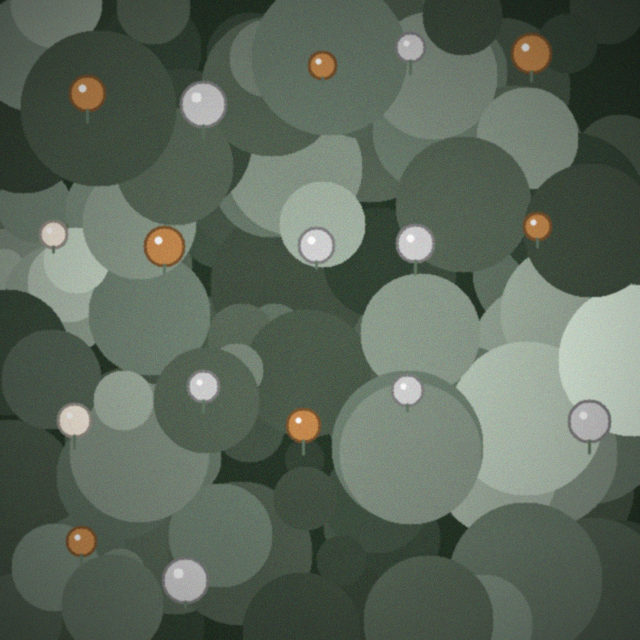
#> input picture data/images/test_synthetic/trichome_amber_peak_640px.png, 640 x 640 px
$ python -i image_utils.py   (imports and definitions only)
#> lines starting #> are read from the running program, lines starting #| are printed output that depends on the picture
"""
shared.utils.image_utils — Image I/O and manipulation utilities.

Centralized image loading/saving for consistent behavior across the codebase.
All images are loaded as NumPy uint8 RGB arrays (H, W, 3) internally.
OpenCV BGR ↔ RGB conversion is handled here — callers should never deal with
channel order.

Performance notes for RTX 4060 / i5-13400F:
- Use imageio for TIFF (handles 16-bit scientific images correctly)
- Use cv2 for resizing (faster than PIL for large images)
- Avoid loading full 4K images into RAM if only thumbnails are needed
"""

from __future__ import annotations

import hashlib
from pathlib import Path
from typing import Literal

import cv2
import imageio.v3 as iio
import numpy as np
from numpy.typing import NDArray

# Supported image formats
SUPPORTED_EXTENSIONS = {
    ".tif", ".tiff",   # Preferred for scientific microscopy
    ".png",
    ".jpg", ".jpeg",
    ".bmp",
    ".webp",
}


# [238 lines left out: functions load_image, save_image, resize_image, pad_to_square, crop_region, compute_image_hash and 1 more, not called in this run]


def apply_clahe(
    image: NDArray[np.uint8],
    clip_limit: float = 2.0,
    tile_grid_size: tuple[int, int] = (8, 8),
) -> NDArray[np.uint8]:
    """
    Apply CLAHE (Contrast Limited Adaptive Histogram Equalization).

    Applied to the L channel in LAB color space to improve contrast
    without affecting color balance. Essential for low-contrast microscopy images.

    Parameters tuned for trichome microscopy:
    - clip_limit=2.0: Moderate clipping (prevents over-amplification of noise)
    - tile_grid_size=(8,8): Good for 1920×1080 images

    Reference:
        Zuiderveld, K. (1994). "Contrast limited adaptive histogram equalization."
        Graphics Gems IV, Academic Press.
    """
#> called with clip_limit = 2, tile_grid_size = (8, 8)
    lab = cv2.cvtColor(image, cv2.COLOR_RGB2LAB)
#> lab: shape (640, 640, 3); mean of channels 0, 1, 2 107.3, 120.8, 134.1
    l_ch, a_ch, b_ch = cv2.split(lab)
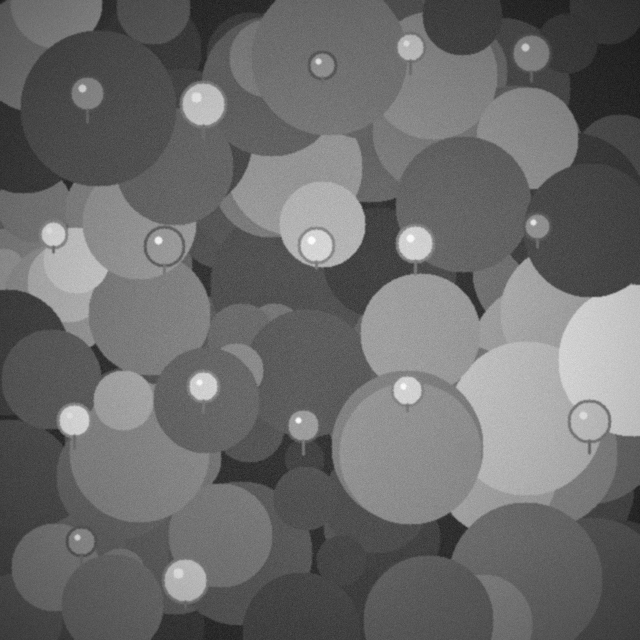
#> l_ch: shape (640, 640); min 24, max 252, mean 107.3
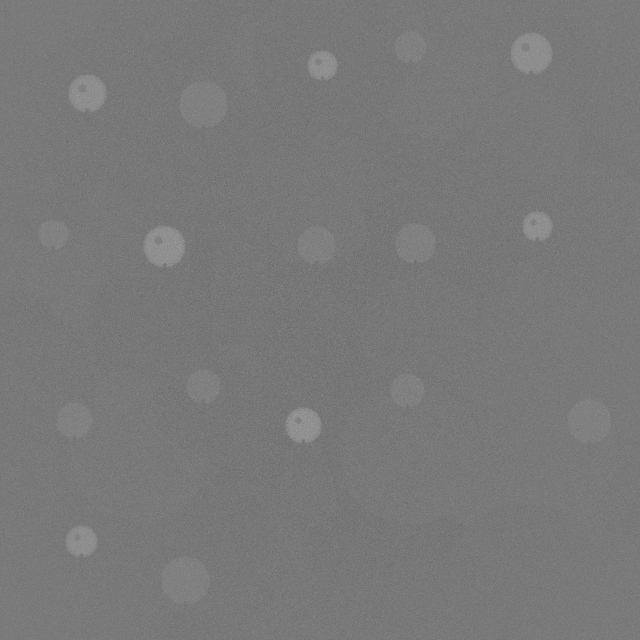
#> a_ch: shape (640, 640); min 105, max 156, mean 120.8
    clahe = cv2.createCLAHE(clipLimit=clip_limit, tileGridSize=tile_grid_size)
    l_enhanced = clahe.apply(l_ch)
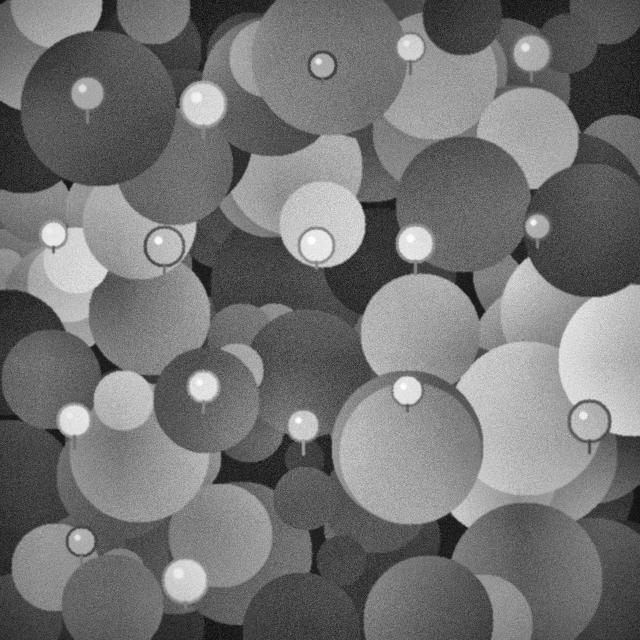
#> l_enhanced: shape (640, 640); min 12, max 253, mean 116.1
    enhanced_lab = cv2.merge([l_enhanced, a_ch, b_ch])
#> enhanced_lab: shape (640, 640, 3); mean of channels 0, 1, 2 116.1, 120.8, 134.1
    return cv2.cvtColor(enhanced_lab, cv2.COLOR_LAB2RGB)
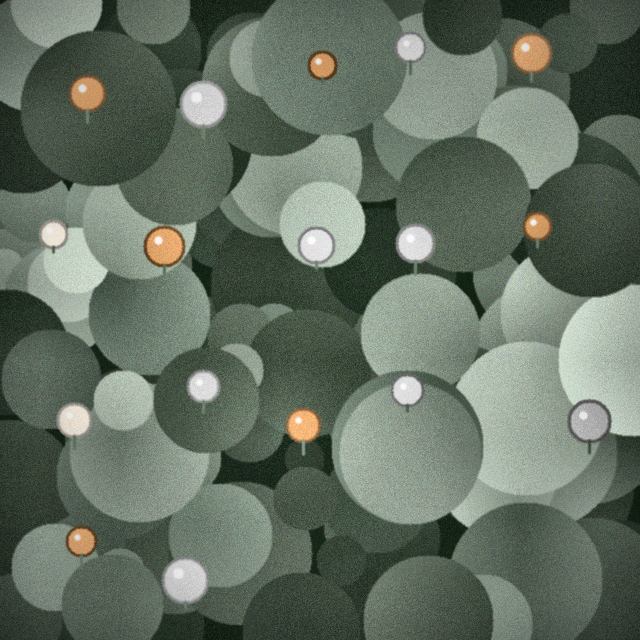
#> returned value: shape (640, 640, 3); mean R, G, B 100.7, 112.6, 99.1


# [25 lines left out: function compute_image_stats, not called in this run]

>>> import cv2
>>> picture = cv2.cvtColor(cv2.imread('../../data/images/test_synthetic/trichome_amber_peak_640px.png'), cv2.COLOR_BGR2RGB)
>>> result = apply_clahe(picture)

$ run again, on data/images/test_synthetic/trichome_clear_dominant_960px.png
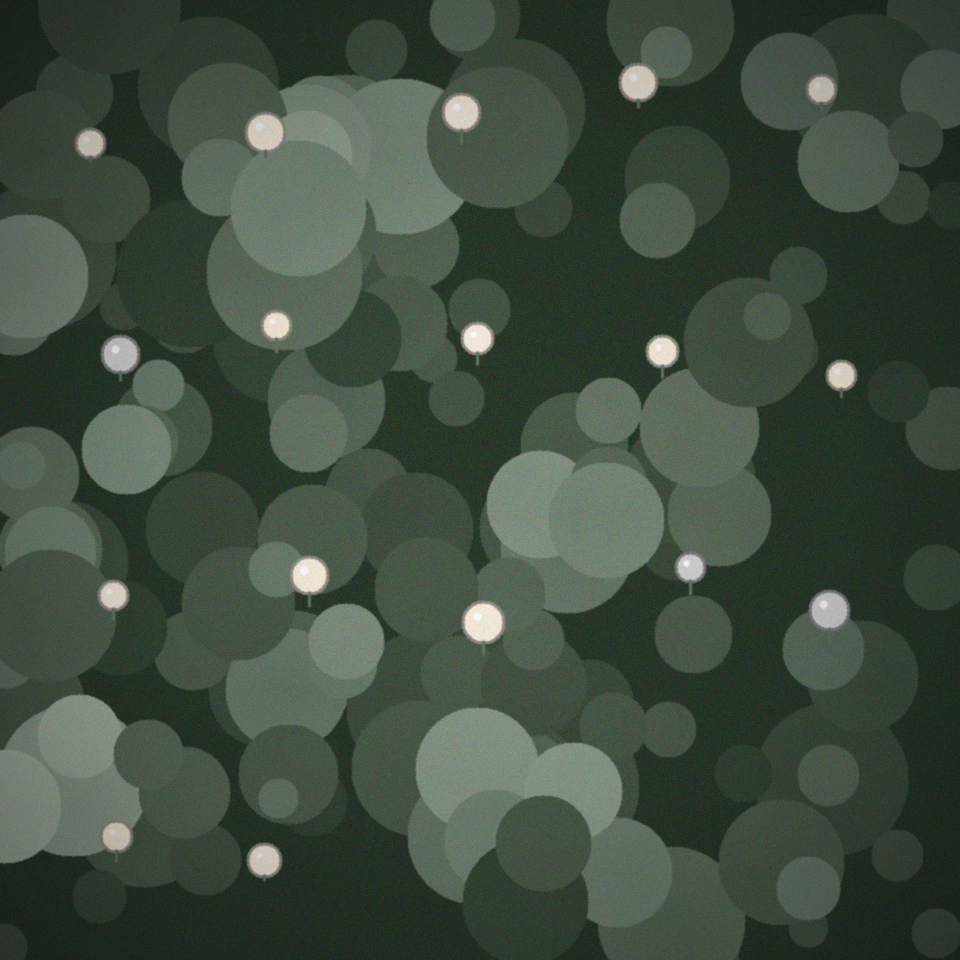
#> input picture data/images/test_synthetic/trichome_clear_dominant_960px.png, 960 x 960 px
#> lab: shape (960, 960, 3); mean of channels 0, 1, 2 78.8, 120, 134
#> in apply_clahe, `l_ch, a_ch, b_ch = cv2.split(lab)`:
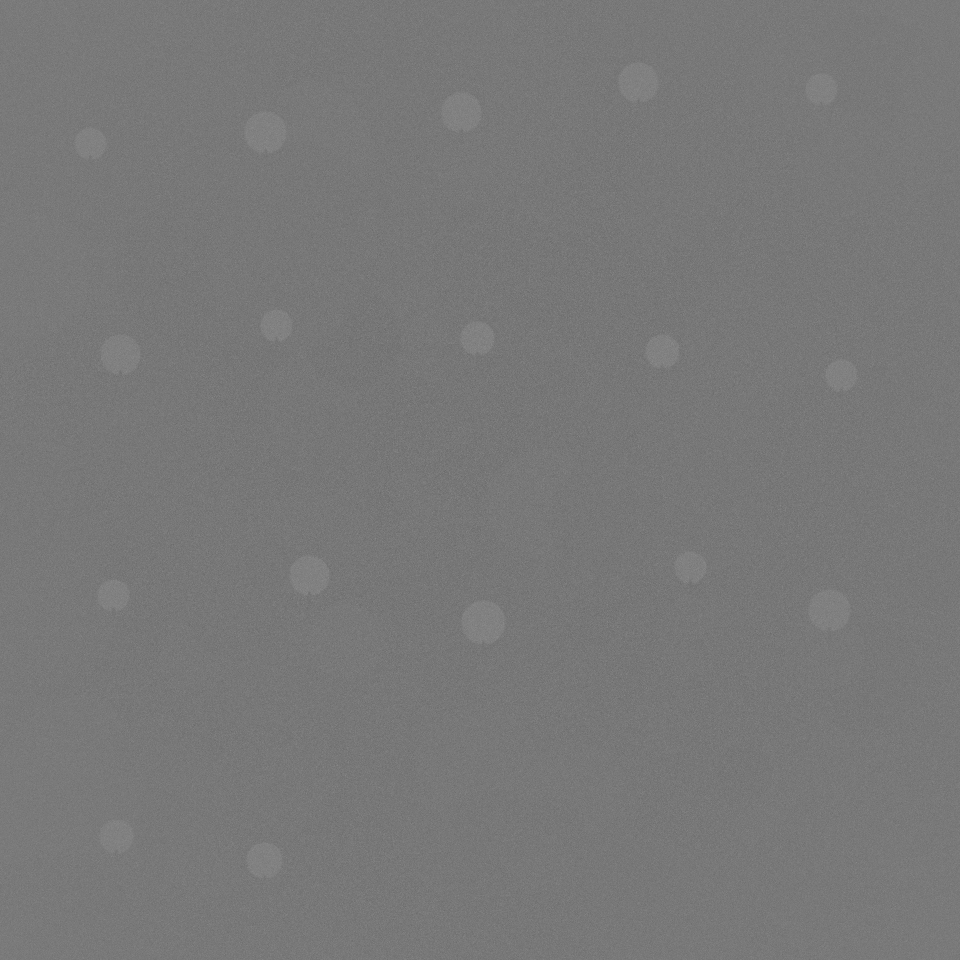
#> a_ch: shape (960, 960); min 104, max 140, mean 120
#> enhanced_lab: shape (960, 960, 3); mean of channels 0, 1, 2 97.2, 120, 134
#> in apply_clahe, `return cv2.cvtColor(enhanced_lab, cv2.COLOR_LAB2RGB)`:
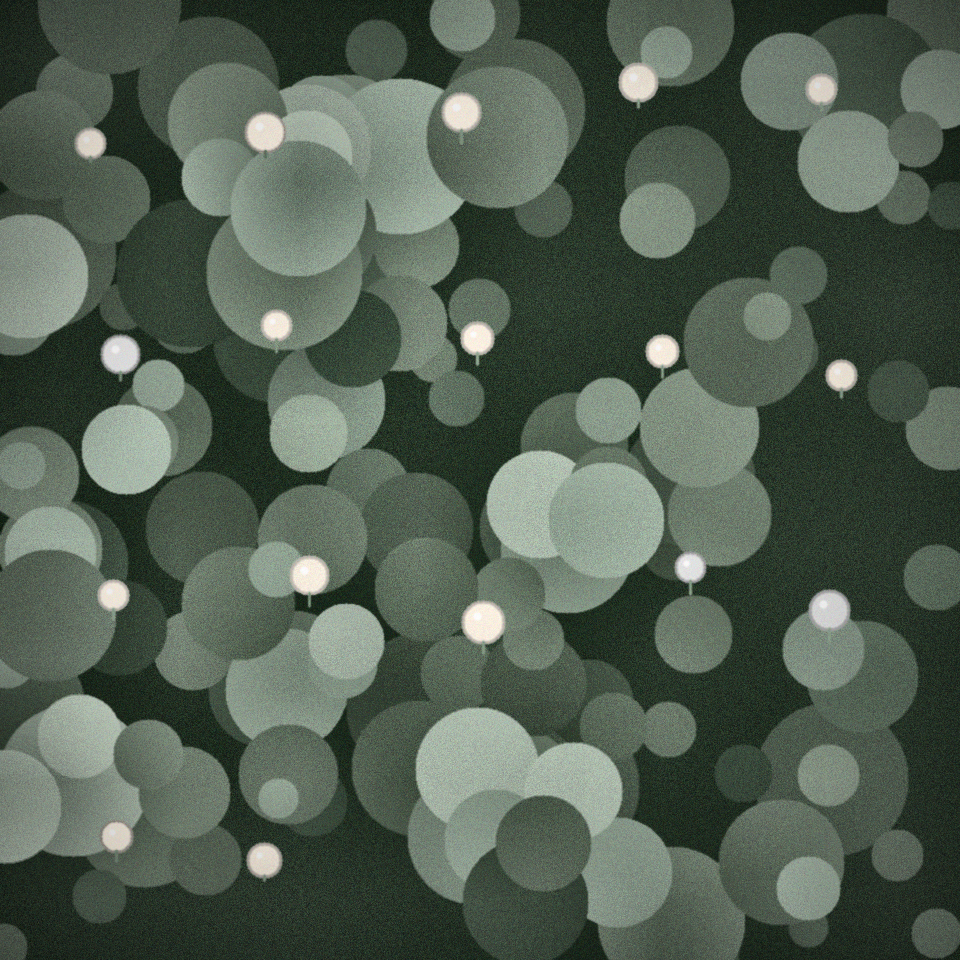
#> returned value: shape (960, 960, 3); mean R, G, B 81.7, 95, 81.7

$ run again, on data/images/test_synthetic/trichome_cloudy_dominant_960px.png
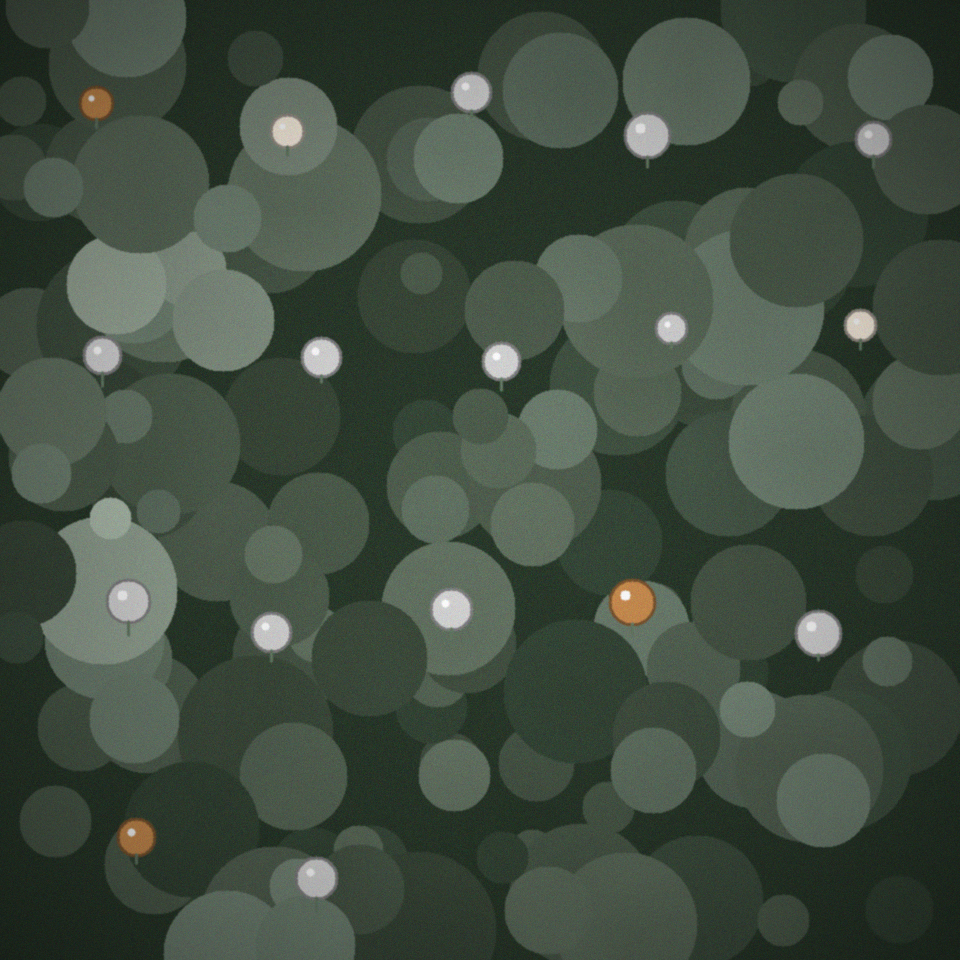
#> input picture data/images/test_synthetic/trichome_cloudy_dominant_960px.png, 960 x 960 px
#> lab: shape (960, 960, 3); mean of channels 0, 1, 2 79.5, 120.1, 134
#> in apply_clahe, `l_ch, a_ch, b_ch = cv2.split(lab)`:
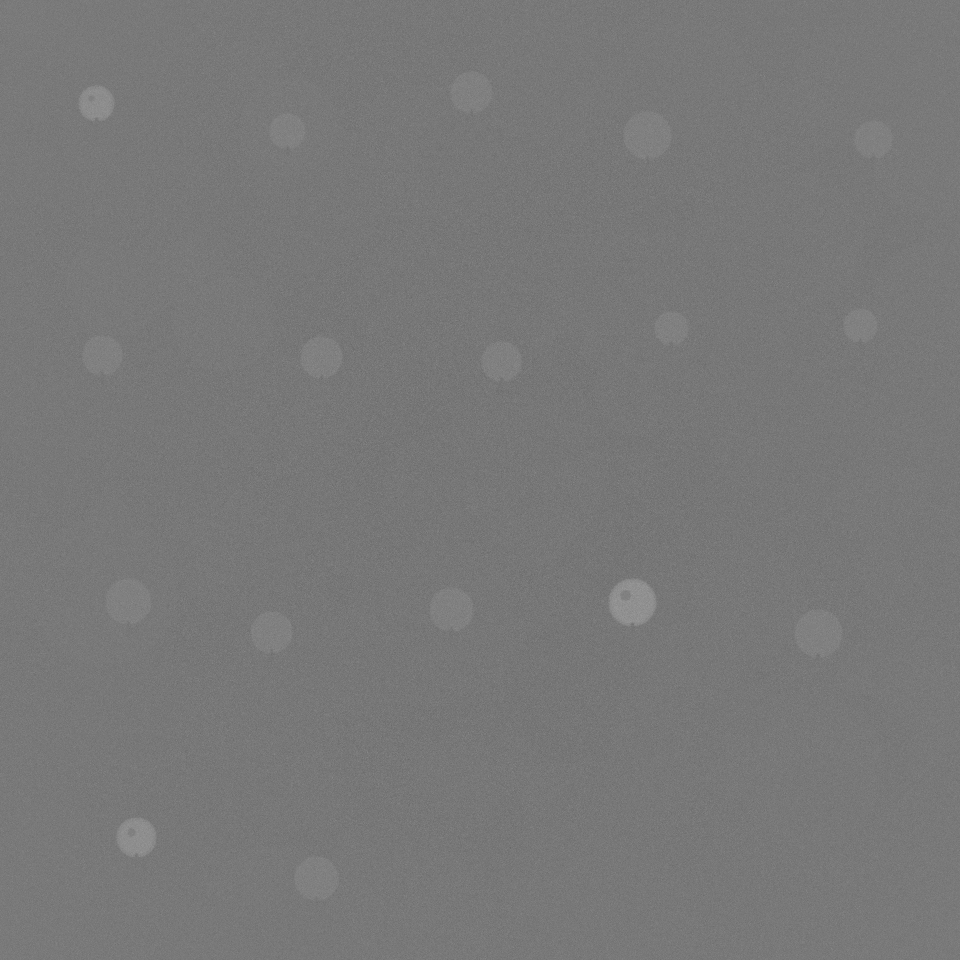
#> a_ch: shape (960, 960); min 103, max 155, mean 120.1
#> enhanced_lab: shape (960, 960, 3); mean of channels 0, 1, 2 99.6, 120.1, 134
#> in apply_clahe, `return cv2.cvtColor(enhanced_lab, cv2.COLOR_LAB2RGB)`:
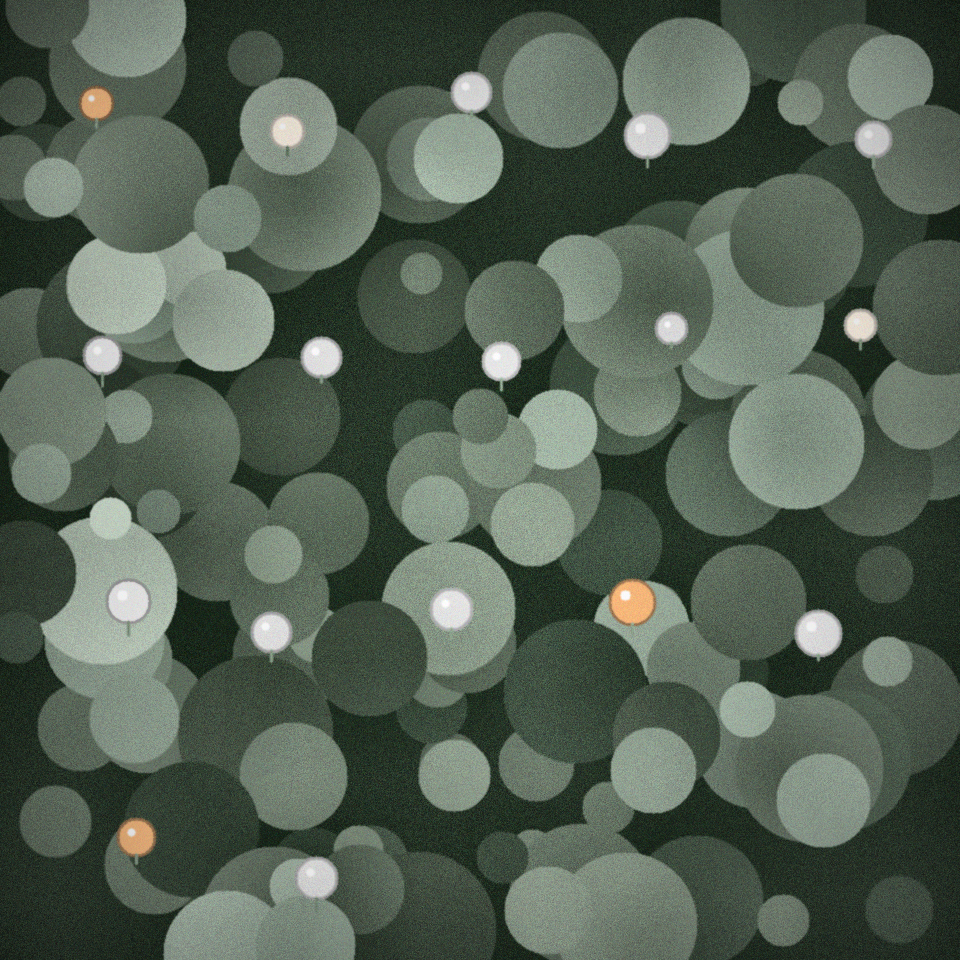
#> returned value: shape (960, 960, 3); mean R, G, B 84, 97.1, 83.8
